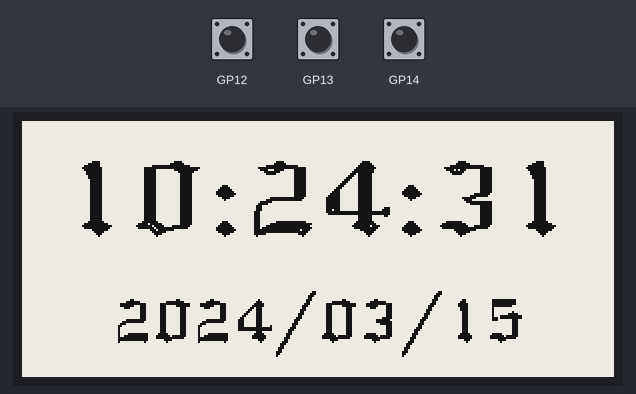
Bench run of a program on a simulated Raspberry Pi Pico running MicroPython. Parts: 296×128 one-colour display. The inputs (shaded band) are chosen by the test bench. The clock reads 2024-03-15 10:24:30 at power-on unless the program sets it.

Above: at 1.8 s.
1.9 s: button B pressed for 0.15 s
At 3.0 s:
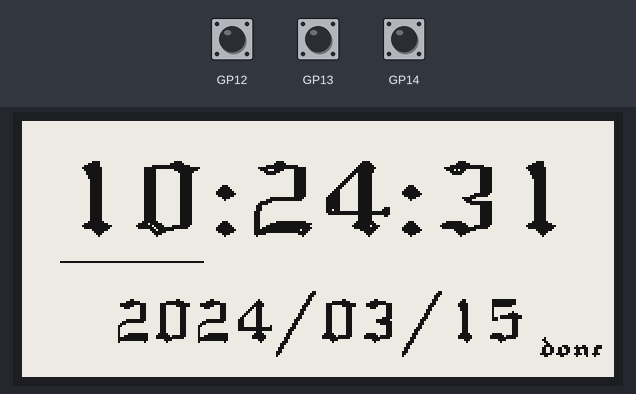
3.6 s: button A pressed for 0.15 s
At 4.3 s:
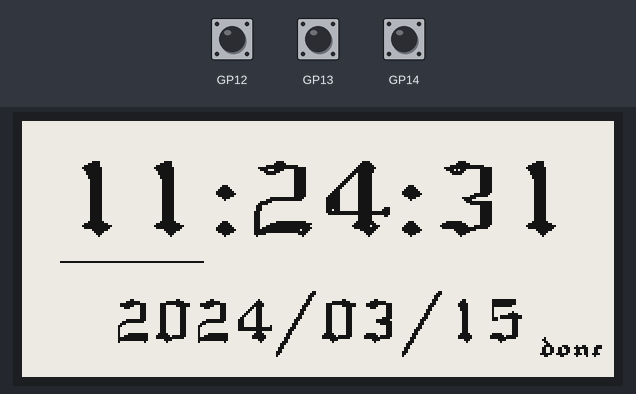
5.3 s: button A pressed for 1 s
At 6.8 s:
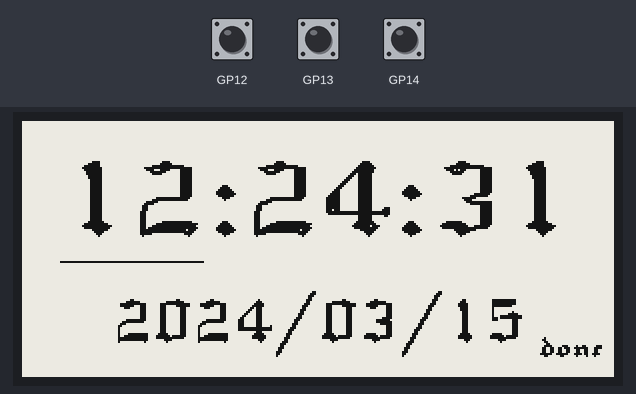
7.8 s: button B pressed for 1 s
At 8.7 s:
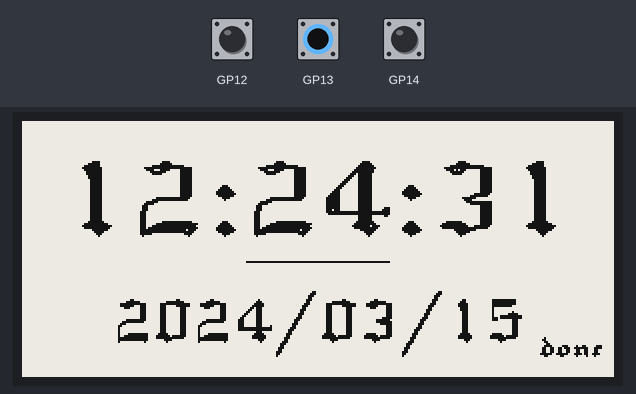
Timing chart, 0 to 10.8 s (numbered marks = the images above; inputs shaded):
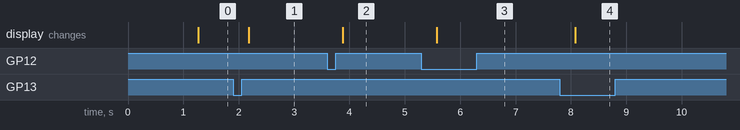

The program:

inky-clock-and-buttons.py
```python
import time
import machine
from picographics import PicoGraphics, DISPLAY_INKY_PACK


# Buttons
button_a = machine.Pin(12, machine.Pin.IN, pull=machine.Pin.PULL_UP)
button_b = machine.Pin(13, machine.Pin.IN, pull=machine.Pin.PULL_UP)
button_c = machine.Pin(14, machine.Pin.IN, pull=machine.Pin.PULL_UP)

# Display
graphics = PicoGraphics(DISPLAY_INKY_PACK)
WIDTH, HEIGHT = graphics.get_bounds()
graphics.set_update_speed(3)
graphics.set_font("gothic")

# RTC
rtc = machine.RTC()

cursors = ["hour", "minute", "year", "month", "day", "finish"]
set_clock = False
cursor = 0
last = 0


def days_in_month(month, year):
    if month == 2 and ((year % 4 == 0 and year % 100 != 0) or year % 400 == 0):
        return 29
    return (31, 28, 31, 30, 31, 30, 31, 31, 30, 31, 30, 31)[month - 1]


# Button handling function
def button(pin):
    global last, set_clock, cursor, year, month, day, hour, minute

    adjust = 0
    changed = False

    time.sleep(0.01)
    if pin.value():
        return

    if pin == button_b and not set_clock:
        cursor = 0
        set_clock = True
        draw_clock()
        return

    if set_clock:
        if pin == button_b:
            cursor += 1
            cursor %= len(cursors)
            changed = True

        if pin == button_a:
            adjust = 1
            changed = True

        if pin == button_c:
            adjust = -1
            changed = True

        if cursors[cursor] == "finish":
            if adjust != 0:
                set_clock = False
                changed = True
                if not set_clock:
                    rtc.datetime((year, month, day, 0, hour, minute, second, 0))

        if cursors[cursor] == "year":
            year += adjust
            year = max(year, 2022)
            day = min(day, days_in_month(month, year))

        if cursors[cursor] == "month":
            month += adjust
            month = min(max(month, 1), 12)
            day = min(day, days_in_month(month, year))

        if cursors[cursor] == "day":
            day += adjust
            day = min(max(day, 1), days_in_month(month, year))

        if cursors[cursor] == "hour":
            hour += adjust
            hour %= 24

        if cursors[cursor] == "minute":
            minute += adjust
            minute %= 60

    if changed:
        draw_clock()


button_a.irq(trigger=machine.Pin.IRQ_FALLING, handler=button)
button_b.irq(trigger=machine.Pin.IRQ_FALLING, handler=button)
button_c.irq(trigger=machine.Pin.IRQ_FALLING, handler=button)


def draw_clock():
    hms = "{:02}:{:02}:{:02}".format(hour, minute, second)
    ymd = "{:04}/{:02}/{:02}".format(year, month, day)

    hms_width = graphics.measure_text(hms, 1.8)
    hms_offset = int((WIDTH / 2) - (hms_width / 2))
    h_width = graphics.measure_text(hms[0:2], 1.8)
    mi_width = graphics.measure_text(hms[3:5], 1.8)
    mi_offset = graphics.measure_text(hms[0:3], 1.8)

    ymd_width = graphics.measure_text(ymd, 1.0)
    ymd_offset = int((WIDTH / 2) - (ymd_width / 2))
    y_width = graphics.measure_text(ymd[0:4], 1.0)
    m_width = graphics.measure_text(ymd[5:7], 1.0)
    m_offset = graphics.measure_text(ymd[0:5], 1.0)
    d_width = graphics.measure_text(ymd[8:10], 1.0)
    d_offset = graphics.measure_text(ymd[0:8], 1.0)

    graphics.set_pen(15)
    graphics.clear()
    graphics.set_pen(0)

    # No "thickness" setting in PG so, uh, fake it!
    graphics.text(hms, hms_offset, 40, scale=1.8)
    graphics.text(hms, hms_offset, 41, scale=1.8)
    graphics.text(hms, hms_offset + 1, 40, scale=1.8)
    graphics.text(hms, hms_offset - 1, 40, scale=1.8)

    # Double up the text to fill out the lines
    graphics.text(ymd, ymd_offset, 100, scale=1.0)
    graphics.text(ymd, ymd_offset, 101, scale=1.0)

    if set_clock:
        if cursors[cursor] == "year":
            graphics.line(ymd_offset, 120, ymd_offset + y_width, 120)

        if cursors[cursor] == "month":
            graphics.line(ymd_offset + m_offset, 120, ymd_offset + m_offset + m_width, 120)

        if cursors[cursor] == "day":
            graphics.line(ymd_offset + d_offset, 120, ymd_offset + d_offset + d_width, 120)

        if cursors[cursor] == "hour":
            graphics.line(hms_offset, 70, hms_offset + h_width, 70)

        if cursors[cursor] == "minute":
            graphics.line(hms_offset + mi_offset, 70, hms_offset + mi_offset + mi_width, 70)

        done_width = graphics.measure_text("done", scale=0.5)
        graphics.text("done", WIDTH - done_width - 5, HEIGHT - 15, scale=0.5)
        if cursors[cursor] == "finish":
            graphics.line(WIDTH - done_width - 5, HEIGHT - 5, WIDTH - 5, HEIGHT - 5)

    graphics.update()


year, month, day, wd, hour, minute, second, _ = rtc.datetime()

if (year, month, day) == (2021, 1, 1):
    rtc.datetime((2022, 2, 28, 0, 12, 0, 0, 0))

last_second = second

while True:
    if not set_clock:
        year, month, day, wd, hour, minute, second, _ = rtc.datetime()
        if second != last_second:
            draw_clock()
            last_second = second
    time.sleep(0.01)
```

Measured:
- after the input at 1.9 s, the display: changes after 0.28 s (image 1)
- after the input at 3.6 s, the display: changes after 0.28 s (image 2)
- after the input at 5.3 s, the display: changes after 0.28 s (image 3)
- after the input at 7.8 s, the display: changes after 0.28 s (image 4)
